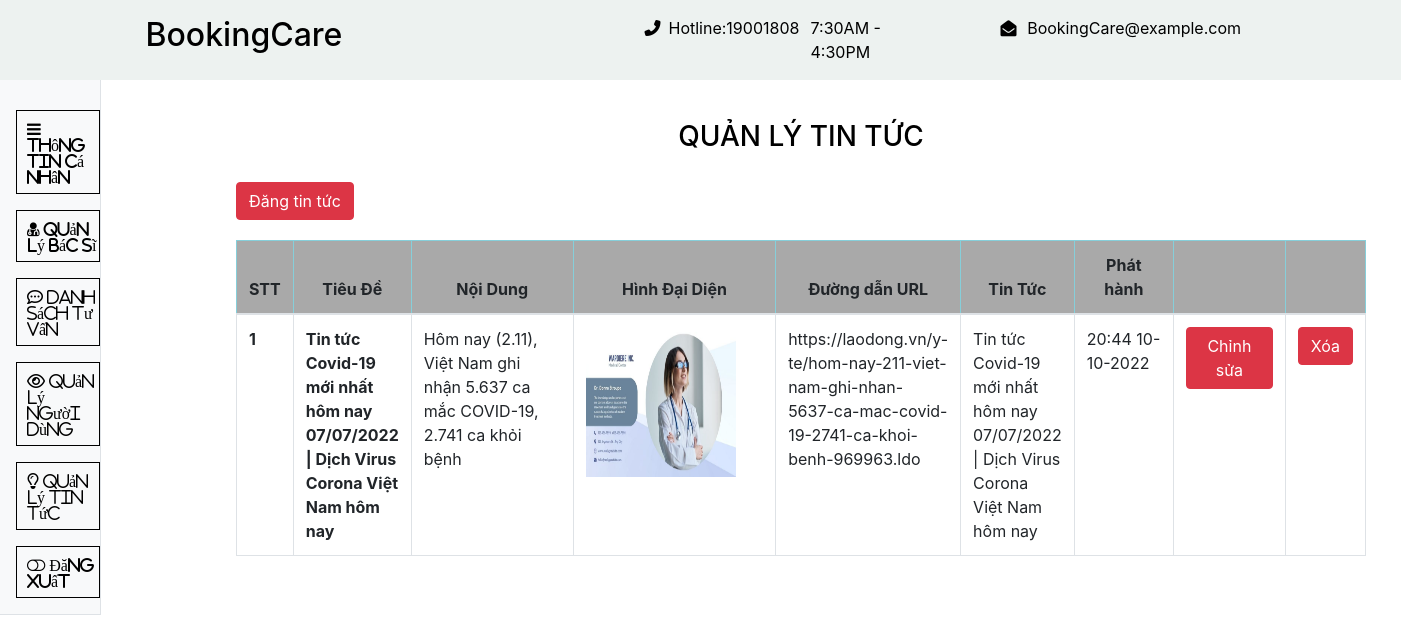
Screenshot of /director/news.php (signed in) with the database file from the repository.
### tables this page shows
CREATE TABLE `tin_tuc` (
  `id` int(11) NOT NULL,
  `TuaDe` varchar(100) NOT NULL,
  `TinTuc` varchar(20000) NOT NULL,
  `img` varchar(250) DEFAULT NULL,
  `MaNhanVien` varchar(50) NOT NULL,
  `url` varchar(256) NOT NULL,
  `ten_url` varchar(256) NOT NULL,
  `NgayDang` varchar(256) NOT NULL
);

### director/news.php (the view, shortened to what this page needs)
<?php
include('include/config.php');
?>
 <?php
include './view-dr/header.php';
include './view-dr/sidebar_start.php';
?>
<link rel="stylesheet" href="https://cdnjs.cloudflare.com/ajax/libs/font-awesome/4.7.0/css/font-awesome.min.css">
<div class="container-fluid" style="width:1300px;">
<div style="margin-left:100px;">
  <div class="py-12" >
  <center><h3 style="color: black;">QUẢN LÝ TIN TỨC</h3></center>
  </div>
        <div class="card-body"  style="width:100%;">
         <div class="ta ">
        <?php
          $query = "SELECT * FROM tin_tuc order by id desc";
          $query_run= mysqli_query($con,$query);
        ?>
      <table class="table table-bordered" id="dataTable" width="100%" cellspacing="0">
        <div class="row">
          <form action="" method="post" >
            <div class="col-sm-12 col-md-12">
            <div id="dataTable_filter" class="dataTables_filter" style="padding-bottom:20px;">
              <button style="background-color:red lighten-1; color:white;" type="button" id="add_button" class="btn btn-danger" data-toggle="modal" data-target="#addadminprofile">
                  Đăng tin tức
              </button>
            </div>
          </div>
          </form>
        </div>
        <thead align="center" class="table-info" style="background-color:#A9A9A9">
          <tr>
           <th>STT </th>
           <th>Tiêu Đề </th>
           <th style="width: 300px">Nội Dung </th>
           <th style="width: 250px">Hình Đại Diện</th>
		   <th>Đường dẫn URL</th>
			  <th>Tin Tức</th>
			<th style="width: 150px">Phát hành</th>
           <th style="width: 155px"> </th>
           <th> </th>
          </tr>
        </thead>
        <tbody>
        <?php
        if(mysqli_num_rows($query_run)>0)
        {
          $serial_number=0;
          while ($row=mysqli_fetch_assoc($query_run))
          {
             $serial_number++;
            ?>
            <tr>
                  <th><?php echo $serial_number; ?> </th>
                  <th><?php echo $row['TuaDe']; ?></th>
                  <td> <?php echo $row['TinTuc']; ?></td>
                  <td> <?php echo '<img src="view-dr/image/'.$row['img'].'" width="150px;" height="150px" alt="Image">' ?></td>
                  <td> <?php echo $row['url']; ?></td>
				<td> <?php echo $row['ten_url']; ?></td>
				<td> <?php echo $row['NgayDang']; ?></td>
                  <td>
                      <form action="news_edit.php" method="POST">
                          <button style="background-color:red lighten-1; color:white;" type="submit" name="edit_btn" class="btn btn-danger px-2">Chỉnh sửa</button>
                      </form>
                  </td>
                  <td>
                      <form action="tin_tuc_codesa.php" method="POST">
                        <button type="submit" name="delete_btn" class="btn btn-danger">Xóa</button>
                      </form>
                  </td>
              </tr>
      <?php
          }
        }
        else{
          echo "No record found";
        }
      ?>
        </tbody>
      </table>
</div>

### rows the page displays
tin_tuc: TuaDe "Tin tức Covid-19 mới nhất hôm nay 07/07/2022 | Dịch Virus Corona Việt Nam hôm nay", TinTuc "Hôm nay (2.11), Việt Nam ghi nhận 5.637 ca mắc COVID-19, 2.741 ca khỏi bệnh", img (picture), url "https://laodong.vn/y-te/hom-nay-211-viet-nam-ghi-nhan-5637-ca-mac-covid-19-2741-ca-khoi-benh-969963.ldo", ten_url "Tin tức Covid-19 mới nhất hôm nay 07/07/2022 | Dịch Virus Corona Việt Nam hôm nay", NgayDang "20:44 10-10-2022"
